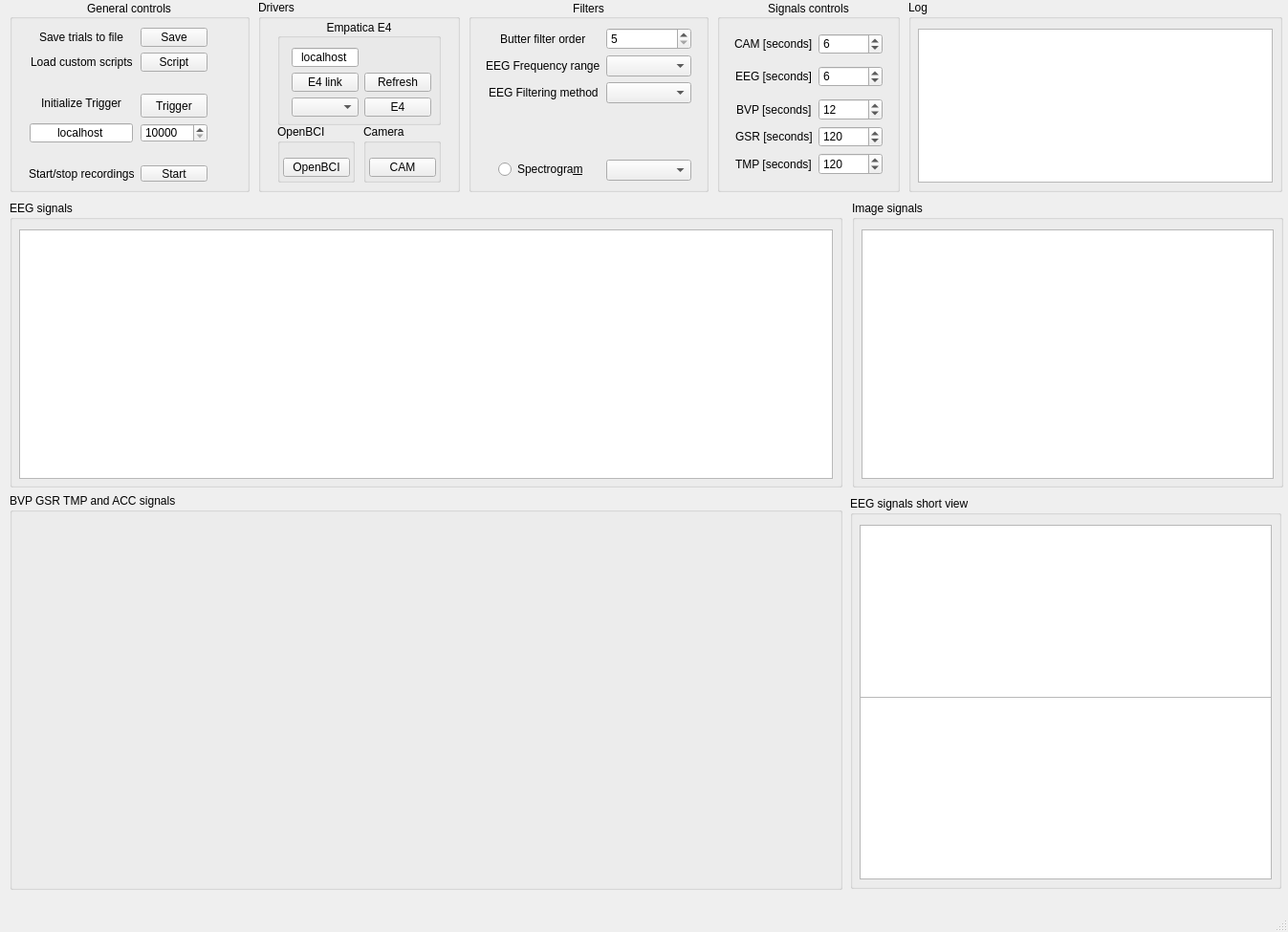
<?xml version="1.0" encoding="UTF-8"?>
<ui version="4.0">
 <class>MainWindow</class>
 <widget class="QMainWindow" name="MainWindow">
  <property name="geometry">
   <rect>
    <x>0</x>
    <y>0</y>
    <width>1347</width>
    <height>975</height>
   </rect>
  </property>
  <property name="windowTitle">
   <string>MainWindow</string>
  </property>
  <widget class="QWidget" name="centralwidget">
   <widget class="QWidget" name="verticalLayoutWidget">
    <property name="geometry">
     <rect>
      <x>891</x>
      <y>210</y>
      <width>451</width>
      <height>301</height>
     </rect>
    </property>
    <layout class="QVBoxLayout" name="verticalLayout">
     <item>
      <widget class="QGroupBox" name="groupBox_4">
       <property name="minimumSize">
        <size>
         <width>400</width>
         <height>0</height>
        </size>
       </property>
       <property name="maximumSize">
        <size>
         <width>4000</width>
         <height>300</height>
        </size>
       </property>
       <property name="title">
        <string>Image signals</string>
       </property>
       <widget class="mplwidget" name="CAM_plot">
        <property name="geometry">
         <rect>
          <x>10</x>
          <y>30</y>
          <width>431</width>
          <height>261</height>
         </rect>
        </property>
       </widget>
      </widget>
     </item>
    </layout>
   </widget>
   <widget class="QWidget" name="verticalLayoutWidget_2">
    <property name="geometry">
     <rect>
      <x>0</x>
      <y>210</y>
      <width>881</width>
      <height>721</height>
     </rect>
    </property>
    <layout class="QVBoxLayout" name="verticalLayout_2">
     <property name="leftMargin">
      <number>10</number>
     </property>
     <item>
      <widget class="QGroupBox" name="groupBox">
       <property name="minimumSize">
        <size>
         <width>0</width>
         <height>300</height>
        </size>
       </property>
       <property name="maximumSize">
        <size>
         <width>16777215</width>
         <height>300</height>
        </size>
       </property>
       <property name="title">
        <string>EEG signals</string>
       </property>
       <widget class="PlotWidget" name="EEG_plot">
        <property name="geometry">
         <rect>
          <x>10</x>
          <y>30</y>
          <width>851</width>
          <height>261</height>
         </rect>
        </property>
       </widget>
      </widget>
     </item>
     <item>
      <widget class="QGroupBox" name="signals_groupBox">
       <property name="title">
        <string>BVP GSR TMP and ACC signals </string>
       </property>
       <layout class="QVBoxLayout" name="verticalLayout_8">
        <property name="spacing">
         <number>24</number>
        </property>
        <property name="leftMargin">
         <number>6</number>
        </property>
        <property name="topMargin">
         <number>12</number>
        </property>
        <property name="rightMargin">
         <number>6</number>
        </property>
        <property name="bottomMargin">
         <number>6</number>
        </property>
        <item>
         <widget class="QwtPlot" name="BVP_plot">
          <property name="sizePolicy">
           <sizepolicy hsizetype="Preferred" vsizetype="Preferred">
            <horstretch>0</horstretch>
            <verstretch>0</verstretch>
           </sizepolicy>
          </property>
          <property name="minimumSize">
           <size>
            <width>300</width>
            <height>100</height>
           </size>
          </property>
          <property name="frameShape">
           <enum>QFrame::NoFrame</enum>
          </property>
          <property name="frameShadow">
           <enum>QFrame::Plain</enum>
          </property>
          <property name="canvasBackground" stdset="0">
           <brush brushstyle="SolidPattern">
            <color alpha="255">
             <red>10</red>
             <green>10</green>
             <blue>10</blue>
            </color>
           </brush>
          </property>
         </widget>
        </item>
        <item>
         <widget class="QwtPlot" name="GSR_plot">
          <property name="sizePolicy">
           <sizepolicy hsizetype="Preferred" vsizetype="Preferred">
            <horstretch>0</horstretch>
            <verstretch>0</verstretch>
           </sizepolicy>
          </property>
          <property name="minimumSize">
           <size>
            <width>300</width>
            <height>100</height>
           </size>
          </property>
          <property name="canvasBackground" stdset="0">
           <brush brushstyle="SolidPattern">
            <color alpha="255">
             <red>10</red>
             <green>10</green>
             <blue>10</blue>
            </color>
           </brush>
          </property>
         </widget>
        </item>
        <item>
         <widget class="QwtPlot" name="TMP_plot">
          <property name="sizePolicy">
           <sizepolicy hsizetype="Preferred" vsizetype="Preferred">
            <horstretch>0</horstretch>
            <verstretch>0</verstretch>
           </sizepolicy>
          </property>
          <property name="minimumSize">
           <size>
            <width>300</width>
            <height>100</height>
           </size>
          </property>
          <property name="canvasBackground" stdset="0">
           <brush brushstyle="SolidPattern">
            <color alpha="255">
             <red>10</red>
             <green>10</green>
             <blue>10</blue>
            </color>
           </brush>
          </property>
         </widget>
        </item>
       </layout>
      </widget>
     </item>
    </layout>
   </widget>
   <widget class="QWidget" name="verticalLayoutWidget_6">
    <property name="geometry">
     <rect>
      <x>889</x>
      <y>519</y>
      <width>451</width>
      <height>411</height>
     </rect>
    </property>
    <layout class="QVBoxLayout" name="verticalLayout_18">
     <item>
      <widget class="QGroupBox" name="groupBox_5">
       <property name="title">
        <string>EEG signals short view</string>
       </property>
       <widget class="PlotWidget" name="Frequency_plot">
        <property name="geometry">
         <rect>
          <x>10</x>
          <y>30</y>
          <width>431</width>
          <height>181</height>
         </rect>
        </property>
       </widget>
       <widget class="PlotWidget" name="EEG_short_plot">
        <property name="geometry">
         <rect>
          <x>10</x>
          <y>210</y>
          <width>431</width>
          <height>191</height>
         </rect>
        </property>
       </widget>
      </widget>
     </item>
    </layout>
   </widget>
   <widget class="QGroupBox" name="groupBox_11">
    <property name="geometry">
     <rect>
      <x>10</x>
      <y>0</y>
      <width>251</width>
      <height>201</height>
     </rect>
    </property>
    <property name="sizePolicy">
     <sizepolicy hsizetype="Preferred" vsizetype="Preferred">
      <horstretch>10</horstretch>
      <verstretch>0</verstretch>
     </sizepolicy>
    </property>
    <property name="maximumSize">
     <size>
      <width>16777215</width>
      <height>16777215</height>
     </size>
    </property>
    <property name="title">
     <string>General controls</string>
    </property>
    <property name="alignment">
     <set>Qt::AlignCenter</set>
    </property>
    <widget class="QWidget" name="formLayoutWidget_3">
     <property name="geometry">
      <rect>
       <x>20</x>
       <y>29</y>
       <width>221</width>
       <height>161</height>
      </rect>
     </property>
     <layout class="QFormLayout" name="formLayout_3">
      <property name="labelAlignment">
       <set>Qt::AlignCenter</set>
      </property>
      <property name="formAlignment">
       <set>Qt::AlignCenter</set>
      </property>
      <item row="0" column="0">
       <widget class="QLabel" name="label_5">
        <property name="text">
         <string>Save trials to file</string>
        </property>
       </widget>
      </item>
      <item row="0" column="1">
       <widget class="QPushButton" name="save_bttn">
        <property name="sizePolicy">
         <sizepolicy hsizetype="Fixed" vsizetype="Fixed">
          <horstretch>0</horstretch>
          <verstretch>0</verstretch>
         </sizepolicy>
        </property>
        <property name="minimumSize">
         <size>
          <width>70</width>
          <height>20</height>
         </size>
        </property>
        <property name="maximumSize">
         <size>
          <width>70</width>
          <height>20</height>
         </size>
        </property>
        <property name="text">
         <string>Save</string>
        </property>
       </widget>
      </item>
      <item row="1" column="0">
       <widget class="QLabel" name="label_6">
        <property name="text">
         <string>Load custom scripts</string>
        </property>
       </widget>
      </item>
      <item row="1" column="1">
       <widget class="QPushButton" name="script_bttn">
        <property name="sizePolicy">
         <sizepolicy hsizetype="Fixed" vsizetype="Fixed">
          <horstretch>0</horstretch>
          <verstretch>0</verstretch>
         </sizepolicy>
        </property>
        <property name="minimumSize">
         <size>
          <width>70</width>
          <height>20</height>
         </size>
        </property>
        <property name="maximumSize">
         <size>
          <width>70</width>
          <height>20</height>
         </size>
        </property>
        <property name="text">
         <string>Script</string>
        </property>
       </widget>
      </item>
      <item row="3" column="0">
       <widget class="QLabel" name="label_8">
        <property name="minimumSize">
         <size>
          <width>0</width>
          <height>20</height>
         </size>
        </property>
        <property name="maximumSize">
         <size>
          <width>16777215</width>
          <height>20</height>
         </size>
        </property>
        <property name="text">
         <string>Initialize Trigger</string>
        </property>
       </widget>
      </item>
      <item row="3" column="1">
       <widget class="QPushButton" name="trigger_bttn">
        <property name="minimumSize">
         <size>
          <width>70</width>
          <height>25</height>
         </size>
        </property>
        <property name="maximumSize">
         <size>
          <width>70</width>
          <height>25</height>
         </size>
        </property>
        <property name="text">
         <string>Trigger</string>
        </property>
       </widget>
      </item>
      <item row="4" column="1">
       <widget class="QSpinBox" name="PORT_SpinBox">
        <property name="minimumSize">
         <size>
          <width>70</width>
          <height>20</height>
         </size>
        </property>
        <property name="maximumSize">
         <size>
          <width>50</width>
          <height>20</height>
         </size>
        </property>
        <property name="minimum">
         <number>10000</number>
        </property>
        <property name="maximum">
         <number>10099</number>
        </property>
       </widget>
      </item>
      <item row="6" column="0">
       <widget class="QLabel" name="label_9">
        <property name="text">
         <string>Start/stop recordings</string>
        </property>
       </widget>
      </item>
      <item row="6" column="1">
       <widget class="QPushButton" name="start_bttn">
        <property name="enabled">
         <bool>true</bool>
        </property>
        <property name="minimumSize">
         <size>
          <width>70</width>
          <height>17</height>
         </size>
        </property>
        <property name="maximumSize">
         <size>
          <width>70</width>
          <height>17</height>
         </size>
        </property>
        <property name="text">
         <string>Start</string>
        </property>
       </widget>
      </item>
      <item row="2" column="1">
       <spacer name="verticalSpacer_6">
        <property name="orientation">
         <enum>Qt::Vertical</enum>
        </property>
        <property name="sizeHint" stdset="0">
         <size>
          <width>20</width>
          <height>40</height>
         </size>
        </property>
       </spacer>
      </item>
      <item row="5" column="1">
       <spacer name="verticalSpacer_7">
        <property name="orientation">
         <enum>Qt::Vertical</enum>
        </property>
        <property name="sizeHint" stdset="0">
         <size>
          <width>20</width>
          <height>40</height>
         </size>
        </property>
       </spacer>
      </item>
      <item row="4" column="0">
       <widget class="QLineEdit" name="IP_TextEdit">
        <property name="minimumSize">
         <size>
          <width>0</width>
          <height>20</height>
         </size>
        </property>
        <property name="maximumSize">
         <size>
          <width>16777215</width>
          <height>20</height>
         </size>
        </property>
        <property name="text">
         <string>localhost</string>
        </property>
        <property name="alignment">
         <set>Qt::AlignCenter</set>
        </property>
       </widget>
      </item>
     </layout>
    </widget>
   </widget>
   <widget class="QGroupBox" name="groupBox_16">
    <property name="geometry">
     <rect>
      <x>950</x>
      <y>0</y>
      <width>391</width>
      <height>201</height>
     </rect>
    </property>
    <property name="title">
     <string>Log</string>
    </property>
    <widget class="QPlainTextEdit" name="logger">
     <property name="geometry">
      <rect>
       <x>10</x>
       <y>30</y>
       <width>371</width>
       <height>161</height>
      </rect>
     </property>
     <property name="readOnly">
      <bool>true</bool>
     </property>
     <property name="textInteractionFlags">
      <set>Qt::NoTextInteraction</set>
     </property>
    </widget>
   </widget>
   <widget class="QGroupBox" name="controls_groupBox_3">
    <property name="geometry">
     <rect>
      <x>490</x>
      <y>0</y>
      <width>251</width>
      <height>201</height>
     </rect>
    </property>
    <property name="minimumSize">
     <size>
      <width>0</width>
      <height>0</height>
     </size>
    </property>
    <property name="maximumSize">
     <size>
      <width>16777215</width>
      <height>16777215</height>
     </size>
    </property>
    <property name="title">
     <string>Filters</string>
    </property>
    <property name="alignment">
     <set>Qt::AlignCenter</set>
    </property>
    <layout class="QVBoxLayout" name="verticalLayout_16">
     <item>
      <layout class="QFormLayout" name="windowsSize_formLayout_7">
       <property name="fieldGrowthPolicy">
        <enum>QFormLayout::AllNonFixedFieldsGrow</enum>
       </property>
       <property name="rowWrapPolicy">
        <enum>QFormLayout::DontWrapRows</enum>
       </property>
       <property name="labelAlignment">
        <set>Qt::AlignCenter</set>
       </property>
       <property name="formAlignment">
        <set>Qt::AlignCenter</set>
       </property>
       <property name="horizontalSpacing">
        <number>6</number>
       </property>
       <property name="verticalSpacing">
        <number>6</number>
       </property>
       <property name="leftMargin">
        <number>6</number>
       </property>
       <property name="topMargin">
        <number>0</number>
       </property>
       <property name="rightMargin">
        <number>6</number>
       </property>
       <property name="bottomMargin">
        <number>0</number>
       </property>
       <item row="0" column="0">
        <widget class="QLabel" name="butterOrder_label_5">
         <property name="text">
          <string>Butter filter order</string>
         </property>
        </widget>
       </item>
       <item row="0" column="1">
        <widget class="QSpinBox" name="butterOrder_SpinBox">
         <property name="minimum">
          <number>5</number>
         </property>
         <property name="maximum">
          <number>300</number>
         </property>
         <property name="value">
          <number>5</number>
         </property>
        </widget>
       </item>
       <item row="1" column="0">
        <widget class="QLabel" name="frequency_label_5">
         <property name="text">
          <string>EEG Frequency range</string>
         </property>
        </widget>
       </item>
       <item row="1" column="1">
        <widget class="QComboBox" name="frequency_ComboBox">
         <property name="currentText">
          <string/>
         </property>
        </widget>
       </item>
       <item row="2" column="0">
        <widget class="QLabel" name="filtering_label_5">
         <property name="text">
          <string>EEG Filtering method</string>
         </property>
        </widget>
       </item>
       <item row="2" column="1">
        <widget class="QComboBox" name="filtering_ComboBox"/>
       </item>
       <item row="4" column="0">
        <widget class="QRadioButton" name="Spectrogram_RadioButton">
         <property name="text">
          <string>Spectrogra&amp;m</string>
         </property>
        </widget>
       </item>
       <item row="4" column="1">
        <widget class="QComboBox" name="Spectrogram_ComboBox"/>
       </item>
       <item row="3" column="1">
        <spacer name="verticalSpacer_8">
         <property name="orientation">
          <enum>Qt::Vertical</enum>
         </property>
         <property name="sizeHint" stdset="0">
          <size>
           <width>20</width>
           <height>40</height>
          </size>
         </property>
        </spacer>
       </item>
      </layout>
     </item>
    </layout>
   </widget>
   <widget class="QGroupBox" name="groupBox_12">
    <property name="geometry">
     <rect>
      <x>270</x>
      <y>0</y>
      <width>211</width>
      <height>201</height>
     </rect>
    </property>
    <property name="minimumSize">
     <size>
      <width>0</width>
      <height>0</height>
     </size>
    </property>
    <property name="maximumSize">
     <size>
      <width>16777215</width>
      <height>16777215</height>
     </size>
    </property>
    <property name="title">
     <string>Drivers</string>
    </property>
    <widget class="QGroupBox" name="groupBox_13">
     <property name="geometry">
      <rect>
       <x>20</x>
       <y>20</y>
       <width>171</width>
       <height>111</height>
      </rect>
     </property>
     <property name="focusPolicy">
      <enum>Qt::ClickFocus</enum>
     </property>
     <property name="title">
      <string>Empatica E4</string>
     </property>
     <property name="alignment">
      <set>Qt::AlignCenter</set>
     </property>
     <widget class="QWidget" name="formLayoutWidget_4">
      <property name="geometry">
       <rect>
        <x>0</x>
        <y>20</y>
        <width>171</width>
        <height>91</height>
       </rect>
      </property>
      <layout class="QFormLayout" name="formLayout_4">
       <property name="labelAlignment">
        <set>Qt::AlignCenter</set>
       </property>
       <property name="formAlignment">
        <set>Qt::AlignCenter</set>
       </property>
       <item row="1" column="0">
        <widget class="QPushButton" name="E4_server_bttn">
         <property name="minimumSize">
          <size>
           <width>70</width>
           <height>20</height>
          </size>
         </property>
         <property name="maximumSize">
          <size>
           <width>70</width>
           <height>20</height>
          </size>
         </property>
         <property name="text">
          <string>E4 link</string>
         </property>
        </widget>
       </item>
       <item row="1" column="1">
        <widget class="QPushButton" name="refresh_bttn">
         <property name="minimumSize">
          <size>
           <width>70</width>
           <height>20</height>
          </size>
         </property>
         <property name="maximumSize">
          <size>
           <width>70</width>
           <height>20</height>
          </size>
         </property>
         <property name="text">
          <string>Refresh</string>
         </property>
        </widget>
       </item>
       <item row="2" column="0">
        <widget class="QComboBox" name="E4_device_ComboBox">
         <property name="enabled">
          <bool>true</bool>
         </property>
         <property name="minimumSize">
          <size>
           <width>70</width>
           <height>20</height>
          </size>
         </property>
         <property name="maximumSize">
          <size>
           <width>70</width>
           <height>20</height>
          </size>
         </property>
         <property name="editable">
          <bool>false</bool>
         </property>
         <property name="currentText">
          <string/>
         </property>
         <property name="iconSize">
          <size>
           <width>16</width>
           <height>16</height>
          </size>
         </property>
        </widget>
       </item>
       <item row="2" column="1">
        <widget class="QPushButton" name="E4_connect_bttn">
         <property name="minimumSize">
          <size>
           <width>70</width>
           <height>20</height>
          </size>
         </property>
         <property name="maximumSize">
          <size>
           <width>70</width>
           <height>20</height>
          </size>
         </property>
         <property name="text">
          <string>E4</string>
         </property>
        </widget>
       </item>
       <item row="0" column="0">
        <widget class="QLineEdit" name="E4_ip_lineEdit">
         <property name="minimumSize">
          <size>
           <width>70</width>
           <height>20</height>
          </size>
         </property>
         <property name="maximumSize">
          <size>
           <width>70</width>
           <height>20</height>
          </size>
         </property>
         <property name="text">
          <string>localhost</string>
         </property>
         <property name="alignment">
          <set>Qt::AlignCenter</set>
         </property>
        </widget>
       </item>
      </layout>
     </widget>
    </widget>
    <widget class="QGroupBox" name="groupBox_14">
     <property name="geometry">
      <rect>
       <x>20</x>
       <y>130</y>
       <width>81</width>
       <height>61</height>
      </rect>
     </property>
     <property name="title">
      <string>OpenBCI</string>
     </property>
     <widget class="QWidget" name="verticalLayoutWidget_3">
      <property name="geometry">
       <rect>
        <x>0</x>
        <y>30</y>
        <width>81</width>
        <height>31</height>
       </rect>
      </property>
      <layout class="QVBoxLayout" name="verticalLayout_6">
       <property name="leftMargin">
        <number>6</number>
       </property>
       <item>
        <widget class="QPushButton" name="OpenBCI_connect_bttn">
         <property name="enabled">
          <bool>true</bool>
         </property>
         <property name="minimumSize">
          <size>
           <width>70</width>
           <height>20</height>
          </size>
         </property>
         <property name="maximumSize">
          <size>
           <width>70</width>
           <height>20</height>
          </size>
         </property>
         <property name="layoutDirection">
          <enum>Qt::LeftToRight</enum>
         </property>
         <property name="text">
          <string>OpenBCI</string>
         </property>
        </widget>
       </item>
      </layout>
     </widget>
    </widget>
    <widget class="QGroupBox" name="groupBox_15">
     <property name="geometry">
      <rect>
       <x>110</x>
       <y>130</y>
       <width>81</width>
       <height>61</height>
      </rect>
     </property>
     <property name="title">
      <string>Camera</string>
     </property>
     <widget class="QWidget" name="verticalLayoutWidget_7">
      <property name="geometry">
       <rect>
        <x>0</x>
        <y>30</y>
        <width>81</width>
        <height>31</height>
       </rect>
      </property>
      <layout class="QVBoxLayout" name="verticalLayout_7">
       <property name="leftMargin">
        <number>6</number>
       </property>
       <item>
        <widget class="QPushButton" name="CAM_connect_bttn">
         <property name="enabled">
          <bool>true</bool>
         </property>
         <property name="minimumSize">
          <size>
           <width>70</width>
           <height>20</height>
          </size>
         </property>
         <property name="maximumSize">
          <size>
           <width>70</width>
           <height>20</height>
          </size>
         </property>
         <property name="layoutDirection">
          <enum>Qt::LeftToRight</enum>
         </property>
         <property name="text">
          <string>CAM</string>
         </property>
        </widget>
       </item>
      </layout>
     </widget>
    </widget>
   </widget>
   <widget class="QGroupBox" name="controls_groupBox_4">
    <property name="geometry">
     <rect>
      <x>750</x>
      <y>0</y>
      <width>191</width>
      <height>201</height>
     </rect>
    </property>
    <property name="minimumSize">
     <size>
      <width>0</width>
      <height>0</height>
     </size>
    </property>
    <property name="maximumSize">
     <size>
      <width>16777215</width>
      <height>16777215</height>
     </size>
    </property>
    <property name="title">
     <string>Signals controls</string>
    </property>
    <property name="alignment">
     <set>Qt::AlignCenter</set>
    </property>
    <layout class="QVBoxLayout" name="verticalLayout_17">
     <item>
      <layout class="QFormLayout" name="windowsSize_formLayout_8">
       <property name="labelAlignment">
        <set>Qt::AlignCenter</set>
       </property>
       <property name="formAlignment">
        <set>Qt::AlignCenter</set>
       </property>
       <property name="horizontalSpacing">
        <number>6</number>
       </property>
       <property name="verticalSpacing">
        <number>6</number>
       </property>
       <property name="leftMargin">
        <number>6</number>
       </property>
       <property name="topMargin">
        <number>6</number>
       </property>
       <property name="rightMargin">
        <number>6</number>
       </property>
       <property name="bottomMargin">
        <number>6</number>
       </property>
       <item row="2" column="0">
        <widget class="QLabel" name="WindowsSize_label_4">
         <property name="text">
          <string>EEG [seconds]</string>
         </property>
        </widget>
       </item>
       <item row="2" column="1">
        <widget class="QSpinBox" name="EEG_ComboBox">
         <property name="minimum">
          <number>1</number>
         </property>
         <property name="maximum">
          <number>60</number>
         </property>
         <property name="value">
          <number>6</number>
         </property>
        </widget>
       </item>
       <item row="4" column="0">
        <widget class="QLabel" name="bvpWindowsSize_label_4">
         <property name="text">
          <string>BVP [seconds]</string>
         </property>
        </widget>
       </item>
       <item row="4" column="1">
        <widget class="QSpinBox" name="BVP_ComboBox">
         <property name="minimum">
          <number>5</number>
         </property>
         <property name="maximum">
          <number>300</number>
         </property>
         <property name="value">
          <number>12</number>
         </property>
        </widget>
       </item>
       <item row="5" column="0">
        <widget class="QLabel" name="gsrWindowsSize_label_4">
         <property name="text">
          <string>GSR [seconds]</string>
         </property>
        </widget>
       </item>
       <item row="5" column="1">
        <widget class="QSpinBox" name="GSR_ComboBox">
         <property name="minimum">
          <number>5</number>
         </property>
         <property name="maximum">
          <number>300</number>
         </property>
         <property name="value">
          <number>120</number>
         </property>
        </widget>
       </item>
       <item row="6" column="0">
        <widget class="QLabel" name="tmpWindowsSize_label_4">
         <property name="text">
          <string>TMP [seconds]</string>
         </property>
        </widget>
       </item>
       <item row="6" column="1">
        <widget class="QSpinBox" name="TMP_ComboBox">
         <property name="minimum">
          <number>5</number>
         </property>
         <property name="maximum">
          <number>300</number>
         </property>
         <property name="value">
          <number>120</number>
         </property>
        </widget>
       </item>
       <item row="0" column="0">
        <widget class="QLabel" name="label_10">
         <property name="text">
          <string>CAM [seconds]</string>
         </property>
        </widget>
       </item>
       <item row="0" column="1">
        <widget class="QSpinBox" name="CAM_ComboBox">
         <property name="minimum">
          <number>1</number>
         </property>
         <property name="maximum">
          <number>60</number>
         </property>
         <property name="value">
          <number>6</number>
         </property>
        </widget>
       </item>
       <item row="1" column="1">
        <spacer name="verticalSpacer_9">
         <property name="orientation">
          <enum>Qt::Vertical</enum>
         </property>
         <property name="sizeHint" stdset="0">
          <size>
           <width>20</width>
           <height>40</height>
          </size>
         </property>
        </spacer>
       </item>
       <item row="3" column="1">
        <spacer name="verticalSpacer_10">
         <property name="orientation">
          <enum>Qt::Vertical</enum>
         </property>
         <property name="sizeHint" stdset="0">
          <size>
           <width>20</width>
           <height>40</height>
          </size>
         </property>
        </spacer>
       </item>
      </layout>
     </item>
    </layout>
   </widget>
  </widget>
  <widget class="QMenuBar" name="menubar">
   <property name="geometry">
    <rect>
     <x>0</x>
     <y>0</y>
     <width>1347</width>
     <height>30</height>
    </rect>
   </property>
  </widget>
  <widget class="QStatusBar" name="statusbar"/>
 </widget>
 <customwidgets>
  <customwidget>
   <class>PlotWidget</class>
   <extends>QGraphicsView</extends>
   <header>pyqtgraph</header>
  </customwidget>
  <customwidget>
   <class>QwtPlot</class>
   <extends>QFrame</extends>
   <header>qwt_plot.h</header>
   <container>1</container>
  </customwidget>
  <customwidget>
   <class>mplwidget</class>
   <extends>QGraphicsView</extends>
   <header location="global">mplwidget.h</header>
  </customwidget>
 </customwidgets>
 <resources/>
 <connections/>
</ui>
